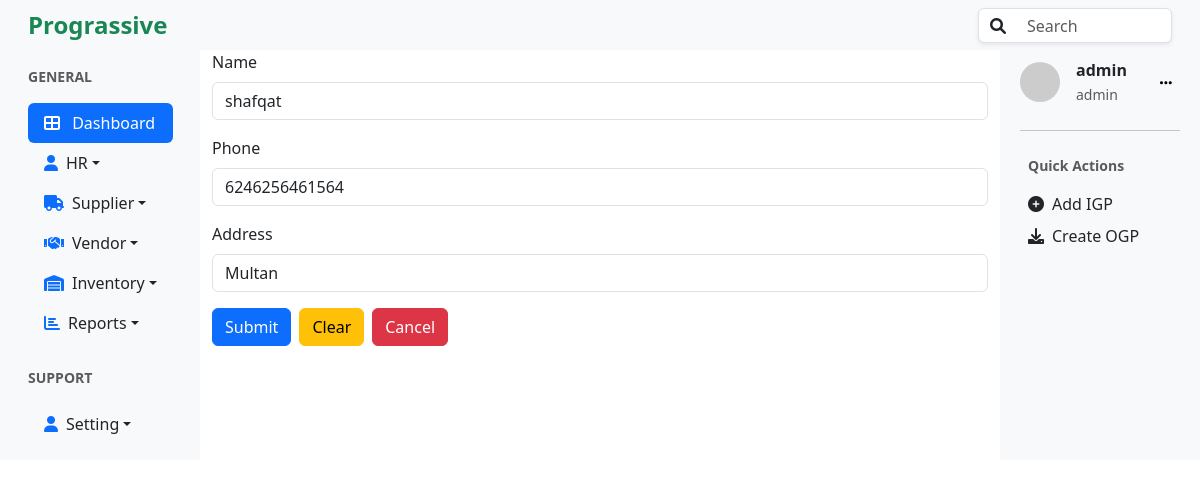
Screenshot of /suppliers/update/3/ (signed in) with the database file from the repository.
### suppliers/models.py (models this page shows, shortened)
class Supplier(models.Model):
    name=models.CharField(max_length=20, blank=False, unique=True)
    phone=models.CharField(max_length=15)
    address =models.CharField(max_length=100, blank=True, null=True)

### accounts/models.py (models this page shows, shortened)
class User(AbstractUser):
    role = models.ForeignKey(Role, on_delete=models.SET_NULL, null=True, blank=True)

class Role(models.Model):
    ADMIN = 'admin'
    HR = 'hr'
    STAFF = 'staff'
    ROLE_CHOICES = [
        (ADMIN, 'Admin'),
        (HR, 'HR'),
        (STAFF, 'Staff'),
    ]
    name = models.CharField(max_length=50, choices=ROLE_CHOICES, default=STAFF)
    description = models.TextField(blank=True)
    def __str__(self):
        return self.name

### suppliers/views.py (the view)
# urls.py: path('update/<int:pk>/', views.update_supplier, name="update_supplier"),
@login_required
@role_required('hr','staff','admin')
def update_supplier(request, pk):
    supplier = Supplier.objects.get(id=pk)
    if request.method =="POST":
        form = SupplierForm(request.POST, instance=supplier)
        if form.is_valid():
            form.save()
            messages.success(request,'Supplier Updated Successfully!')
            return redirect("supplier_list")
        else:
            messages.error(request, 'Supplier Update Failed')
    else:
        form = SupplierForm(instance=supplier)
    return render(request, 'supplier_edit.html', {"form":form,"supplier":supplier})

### suppliers/forms.py
class SupplierForm(forms.ModelForm):
    class Meta:
        model=Supplier
        fields = ['name', 'address', 'phone']

### suppliers/templates/supplier_edit.html (shortened to what this page needs)
{% extends 'base.html' %}
{% block content%}
<form method='post' action="{%url 'update_supplier'  supplier.id %}">
    <div class="mb-3">
      <label for="name" class="form-label">Name</label>
      <input type="text" name='name' class="form-control" id="name" required="required" data-error = "Supplier Name is required" value={{supplier.name}}>
    </div>
    <div class="mb-3">
      <label for="Phone" class="form-label">Phone</label>
      <input type="phone" name='phone' class="form-control" id="phone" placeholder="Entter Your Phone" value={{supplier.phone}}>
    </div>
    <div class="mb-3">
        <label for="address" class="form-label">Address</label>
        <input type="text" name='address' class="form-control" id="address" placeholder="Enter Your address" value={{supplier.address}}>
      </div>
    <div class="d-flex justify-content-start">
        <button type="submit" class="btn btn-primary me-2">Submit</button>
        <button type="button" class="btn btn-warning me-2" onclick="clearFields()">Clear</button>
        <button type="button" class="btn btn-danger" onclick="cancelAction()">Cancel</button>
    </div>
  </form>
{% endblock %}

### templates/right_sidebar.html (shortened to what this page needs)
<div class=" bg-light p-2">
  <div class="d-flex align-items-center mb-4 ml-2">
    <img
      src="https://ui-avatars.com/api/?name={{user.username}}"
      alt="User Avatar"
      class="rounded-circle me-3"
      width="40"
    />
    <div>
      <p class="mb-0 fw-bold">{{user.username}}</p>
      <small class="text-muted">{{user.role}}</small>
    </div>
    <button class="btn btn-light btn-sm ms-auto" style="box-shadow: none; border:1px;">
      <i class="fa fa-ellipsis-h"></i>
    </button>
  </div>
  <hr />
  <div class="mb-4 p-2">
    <p class="text-muted small fw-bold">Quick Actions</p>
    <ul class="list-unstyled">
      <li class="mb-2">
        <a href="{% url 'create_igp'%}" class="d-flex align-items-center text-dark text-decoration-none">
          <i class="fa fa-plus-circle me-2"></i> Add IGP
        </a>
      </li>
      <li>
        <a href="#" class="d-flex align-items-center text-dark text-decoration-none">
          <i class="fa fa-download me-2"></i> Create OGP
        </a>
      </li>
    </ul>
  </div>
</div>

### rows the page displays
Supplier: name "shafqat", phone "6246256461564", address "Multan"
User: username "admin", role "admin"
